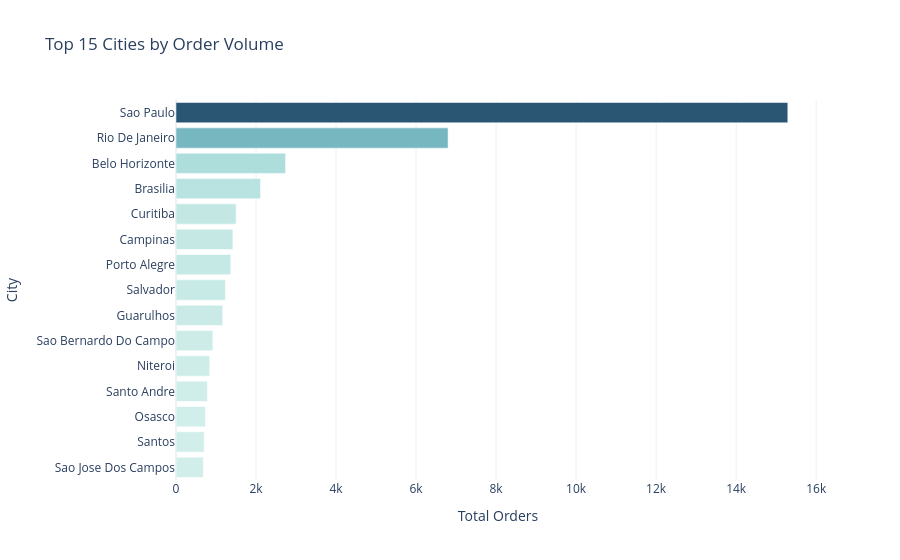

The code cell stored with this chart in its notebook:
### Code cell
# Chart 2 — Top 15 Cities by Orders
top_cities = df.groupby('customer_city').agg(
    total_orders=('total_orders', 'sum'),
    total_customers=('total_customers', 'sum')
).reset_index().sort_values('total_orders', ascending=False).head(15)

fig2 = px.bar(
    top_cities, x='total_orders', y='customer_city', orientation='h',
    title='Top 15 Cities by Order Volume',
    labels={'total_orders': 'Total Orders', 'customer_city': 'City'},
    color='total_orders',
    color_continuous_scale='Teal'
)
fig2.update_layout(template='plotly_white', coloraxis_showscale=False, yaxis={'categoryorder': 'total ascending'})
fig2.show()
with open(os.path.join(OUT, 'customer_top_cities.json'), 'w') as f:
    f.write(fig2.to_json())
print('Exported customer_top_cities.json')

### Figure 1 — Plotly figure (JSON) as saved in the notebook; plotly's stock layout.template omitted (floating-point values rounded to 4 significant figures)
{"data": [{"hovertemplate": "Total Orders=%{marker.color}<br>City=%{y}<extra></extra>", "legendgroup": "", "marker": {"color": [15291, 6800, 2737, 2111, 1502, 1422, 1369, 1234, 1167, 921, 842, 787, 736, 706, 683], "coloraxis": "coloraxis", "pattern": {"shape": ""}}, "name": "", "orientation": "h", "showlegend": false, "textposition": "auto", "type": "bar", "x": [15291, 6800, 2737, 2111, 1502, 1422, 1369, 1234, 1167, 921, 842, 787, 736, 706, 683], "xaxis": "x", "y": ["Sao Paulo", "Rio De Janeiro", "Belo Horizonte", "Brasilia", "Curitiba", "Campinas", "Porto Alegre", "Salvador", "Guarulhos", "Sao Bernardo Do Campo", "Niteroi", "Santo Andre", "Osasco", "Santos", "Sao Jose Dos Campos"], "yaxis": "y"}], "layout": {"barmode": "relative", "coloraxis": {"colorbar": {"title": {"text": "Total Orders"}}, "colorscale": [[0, "rgb(209, 238, 234)"], [0.1667, "rgb(168, 219, 217)"], [0.3333, "rgb(133, 196, 201)"], [0.5, "rgb(104, 171, 184)"], [0.6667, "rgb(79, 144, 166)"], [0.8333, "rgb(59, 115, 143)"], [1, "rgb(42, 86, 116)"]], "showscale": false}, "legend": {"tracegroupgap": 0}, "title": {"text": "Top 15 Cities by Order Volume"}, "xaxis": {"anchor": "y", "domain": [0, 1], "title": {"text": "Total Orders"}}, "yaxis": {"anchor": "x", "categoryorder": "total ascending", "domain": [0, 1], "title": {"text": "City"}}}}
